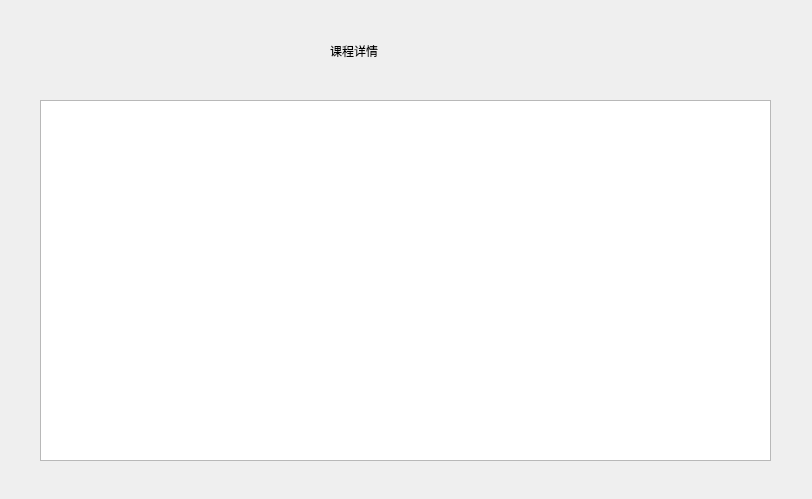
<?xml version="1.0" encoding="UTF-8"?>
<ui version="4.0">
 <class>Detail</class>
 <widget class="QDialog" name="Detail">
  <property name="geometry">
   <rect>
    <x>0</x>
    <y>0</y>
    <width>812</width>
    <height>499</height>
   </rect>
  </property>
  <property name="windowTitle">
   <string>Dialog</string>
  </property>
  <widget class="QLabel" name="label">
   <property name="geometry">
    <rect>
     <x>330</x>
     <y>30</y>
     <width>131</width>
     <height>41</height>
    </rect>
   </property>
   <property name="styleSheet">
    <string notr="true">font: 20pt &quot;宋体&quot;;</string>
   </property>
   <property name="text">
    <string>课程详情</string>
   </property>
  </widget>
  <widget class="QTextBrowser" name="textBrowser">
   <property name="geometry">
    <rect>
     <x>40</x>
     <y>100</y>
     <width>731</width>
     <height>361</height>
    </rect>
   </property>
  </widget>
 </widget>
 <resources/>
 <connections/>
</ui>
